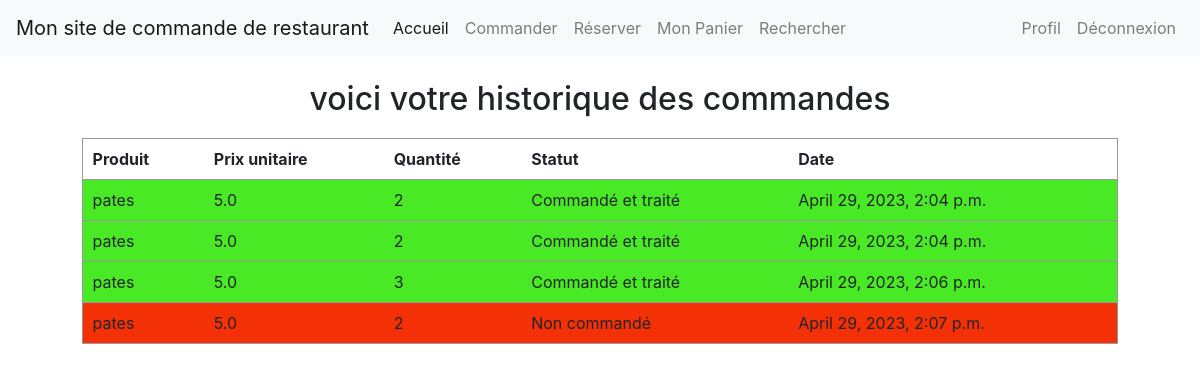
The app's page /commande (signed in), older data.
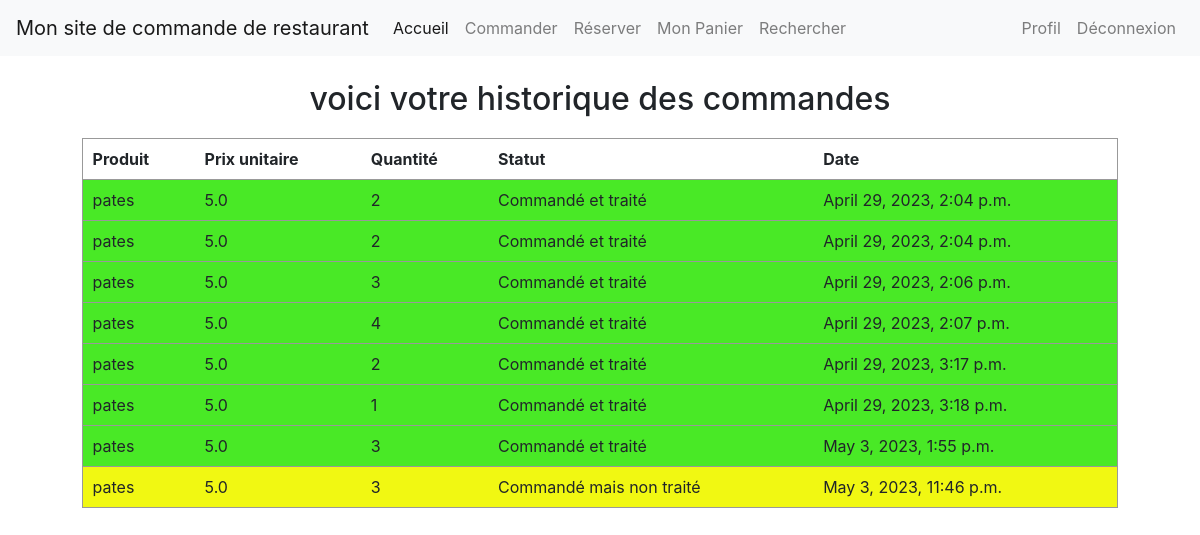
The same page, newer data.
### app1/models.py (models this page shows, shortened)
class Order(models.Model):
    user = models.ForeignKey(settings.AUTH_USER_MODEL, on_delete=models.CASCADE, null=True, blank=True)
    product = models.ForeignKey('Product', on_delete=models.CASCADE)
    quantity = models.IntegerField(default=1)
    ordered = models.BooleanField(default=False)
    ordered_date = ordered_date = models.DateTimeField(auto_now_add=True, null=True)
    processed = models.BooleanField(default=False)

class Product(models.Model):
    name = models.CharField(max_length=128)
    slug = models.SlugField(unique=True, max_length=255, blank=True, null=True, editable=False)
    price = models.FloatField(default=0.0)
    description = models.TextField(blank=True)
    thumbnail = models.ImageField(upload_to="products", blank=True, null=True)
    restaurant = models.ForeignKey(Restaurant, on_delete=models.CASCADE, related_name='products')    # menu = models.ForeignKey(Menu, on_delete=models.CASCADE, related_name='products')

### app1/views.py (the view)
# urls.py: path('commande', views.commande, name='commande'),
def commande (request):
    user = request.user
    orders = Order.objects.filter(user = user)
    return render(request, 'app1/commandes.html', {'user':user, 'orders':orders})

### templates/app1/commandes.html
{% extends 'base.html' %}
{% block content %}
<center>
    <h2>
        voici votre historique des commandes {{user.name}}
    </h2>
    <table style="width: 90%; margin: 20px;">
        <thead>
          <tr style="border: 1px solid #999;">
            <th style="padding: 10px;">Produit</th>
            <th style="padding: 10px;">Prix unitaire</th>
            <th style="padding: 10px;">Quantité</th>
            <th style="padding: 10px;">Statut</th>
            <th style="padding: 10px;">Date</th>
          </tr>
        </thead>
        <tbody>
          {% for order in orders %}
          <tr style="{% if order.ordered and order.processed %}background-color: #49E926;{% elif not order.ordered %}background-color: #F43006;{% else %}background-color: #F1F812;{% endif %} border: 1px solid #999;">
            <td style="padding: 10px;">{{ order.product.name }}</td>
            <td style="padding: 10px;">{{ order.product.price }}</td>
            <td style="padding: 10px;">{{ order.quantity }}</td>
            <td style="padding: 10px;">{% if order.ordered %}{% if order.processed %}Commandé et traité{% else %}Commandé mais non traité{% endif %}{% else %}Non commandé{% endif %}</td>
            <td style="padding: 10px;">{{ order.ordered_date }}</td>
          </tr>
          {% endfor %}
        </tbody>
      </table>
</center>
{% endblock %}

### templates/base.html (shortened to what this page needs)
<html lang="en">
<head>
    <link rel="stylesheet" href="https://maxcdn.bootstrapcdn.com/bootstrap/4.0.0/css/bootstrap.min.css">
</head>
<body>
    <nav class="navbar navbar-expand-lg navbar-light bg-light">
		<a class="navbar-brand" href="#">Mon site de commande de restaurant</a>
		<div class="collapse navbar-collapse" id="navbarNav">
			<ul class="navbar-nav">
				<li class="nav-item active">
					<a class="nav-link" href="{% url 'home' %}">Accueil</a>
				</li>
				{% if user.is_authenticated %}
				{% for group in user.groups.all %}
        		{% if group.name == 'Client' %}
				<li class="nav-item">
					<a class="nav-link" href="{% url 'commande' %}">Commander</a>
				</li>
				<li class="nav-item">
					<a class="nav-link" href="#">Réserver</a>
				</li>
				<li class="nav-item">
					<a class="nav-link" href="{% url 'cart' %}">Mon Panier</a>
				</li>
				<li class="nav-item">
					<a class="nav-link" href="{% url 'search' %}">Rechercher</a>
				</li>
				{% endif %}
				{% endfor %}
				{% endif %}
			</ul>
			<ul class="navbar-nav ml-auto">
				{% if user.is_authenticated %}
				<li class="nav-item">
					<a class="nav-link" href="#">Profil</a>
				</li>
				<li class="nav-item">
					<a class="nav-link" href="{% url 'logout' %}">Déconnexion</a>
				</li>
				{% endif %}
			</ul>
		</div>
	</nav>
	<div class="m-4">
		{% block content %}
   		{% endblock %}
	</div>
</body>
</html>

### templates/base.html (style rules this page uses)
html { height: 100%; }
body { background-size: cover; background-repeat: no-repeat; background-position: center center; height: 100%; }

Row changes from the older to the newer data that the page shows:
changed Order "April 29, 2023, 2:07 p.m.": quantity "2" → "4"; ordered "Non commandé" → "Commandé et traité"
added Order: product.name "pates", product.price "5.0", quantity "2", ordered "Commandé et traité", ordered_date "April 29, 2023, 3:17 p.m."
added Order: product.name "pates", product.price "5.0", quantity "1", ordered "Commandé et traité", ordered_date "April 29, 2023, 3:18 p.m."
added Order: product.name "pates", product.price "5.0", quantity "3", ordered "Commandé et traité", ordered_date "May 3, 2023, 1:55 p.m."
added Order: product.name "pates", product.price "5.0", quantity "3", ordered "Commandé mais non traité", ordered_date "May 3, 2023, 11:46 p.m."
